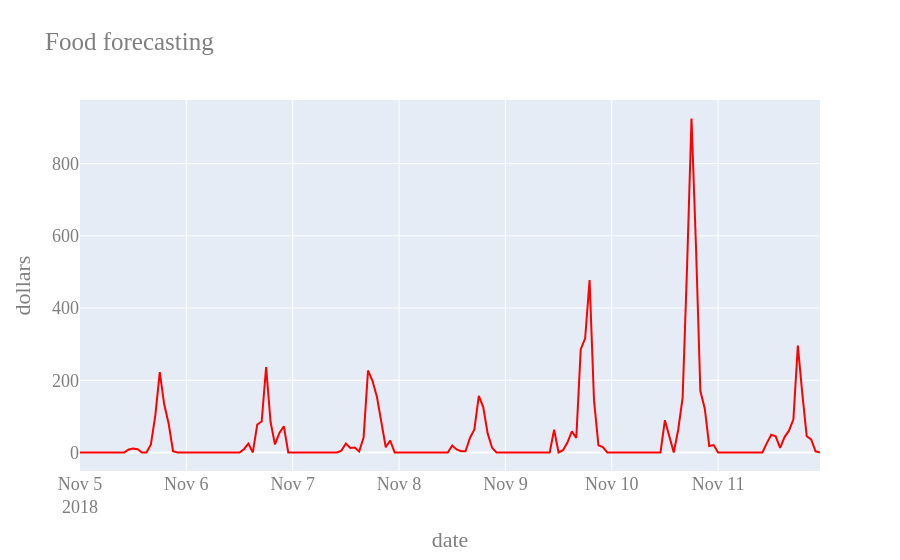

The code cell stored with this chart in its notebook:
### Markdown cell above
## 4. Tracer la prévision

### Code cell
plotly_predictions(y_pred)

### Figure 1 — Plotly figure (JSON) as saved in the notebook; plotly's stock layout.template omitted (floating-point values rounded to 4 significant figures; data arrays with more than 128 entries replaced by an {"elided": "..."} marker saying what was removed)
{"data": [{"line": {"color": "red"}, "name": "simple predictions", "type": "scatter", "x": {"elided": "168 str values"}, "y": {"elided": "168 float values"}}], "layout": {"font": {"color": "#7f7f7f", "family": "Computer Modern", "size": 18}, "title": {"text": "Food forecasting"}, "xaxis": {"title": {"text": "date"}}, "yaxis": {"title": {"text": "dollars"}}}}
